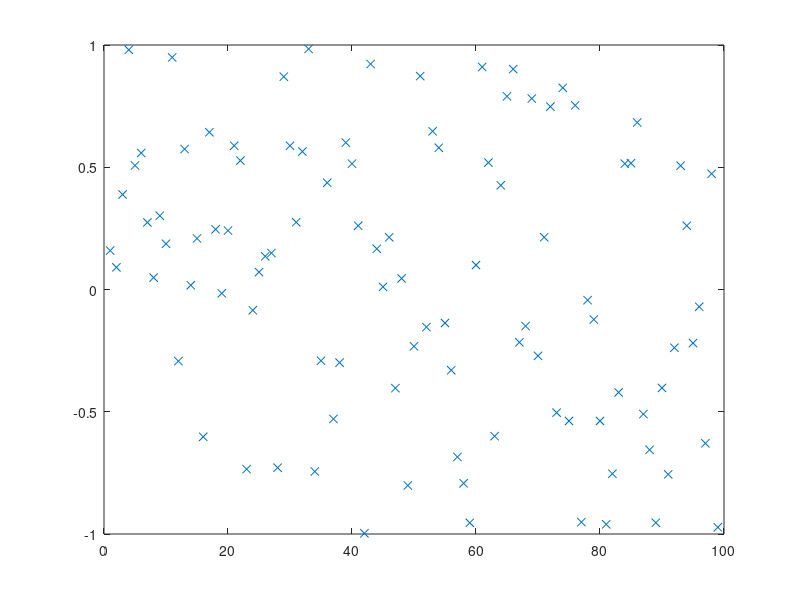

The MATLAB script that drew this image: (Note: this script raises an error after producing the figure.)
% script <a href="matlab:RR_HeapSortTest">RR_HeapSortTest</a>
% Test <a href="matlab:help RR_HeapSort">RR_HeapSort</a> on a random set of data.
% Renaissance Codebase, https://github.com/tbewley/RC/NRchap07
% Copyright 2023 by Thomas Bewley, distributed under BSD 3-Clause License. 

n=99; D=2*rand(n,1)-1; close all, plot(D(:,1),'x'), pause(0.5)
[D,index]=RR_HeapSort(D,1,n);        plot(D(:,1),'x')

% end script RR_HeapSortTest
